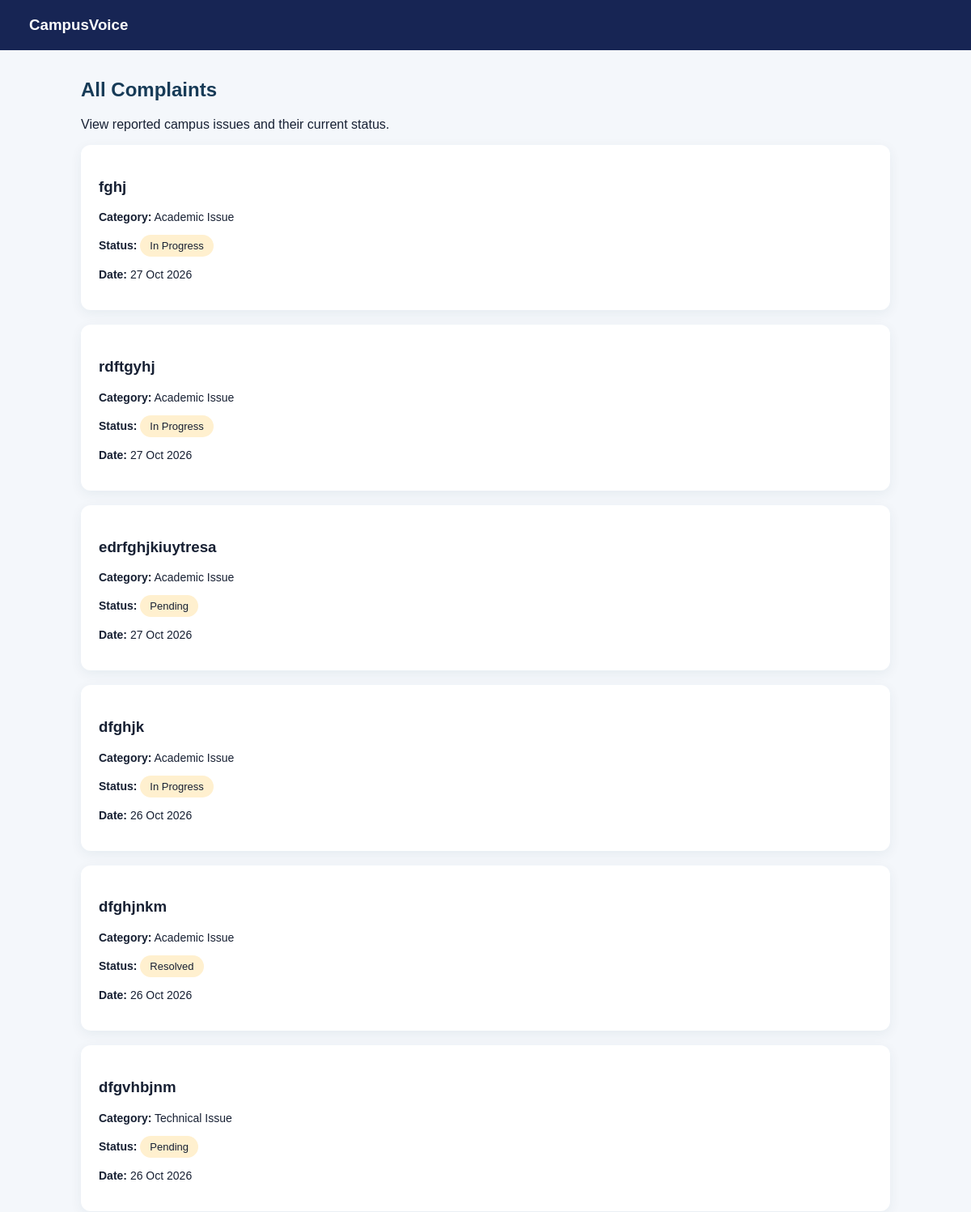
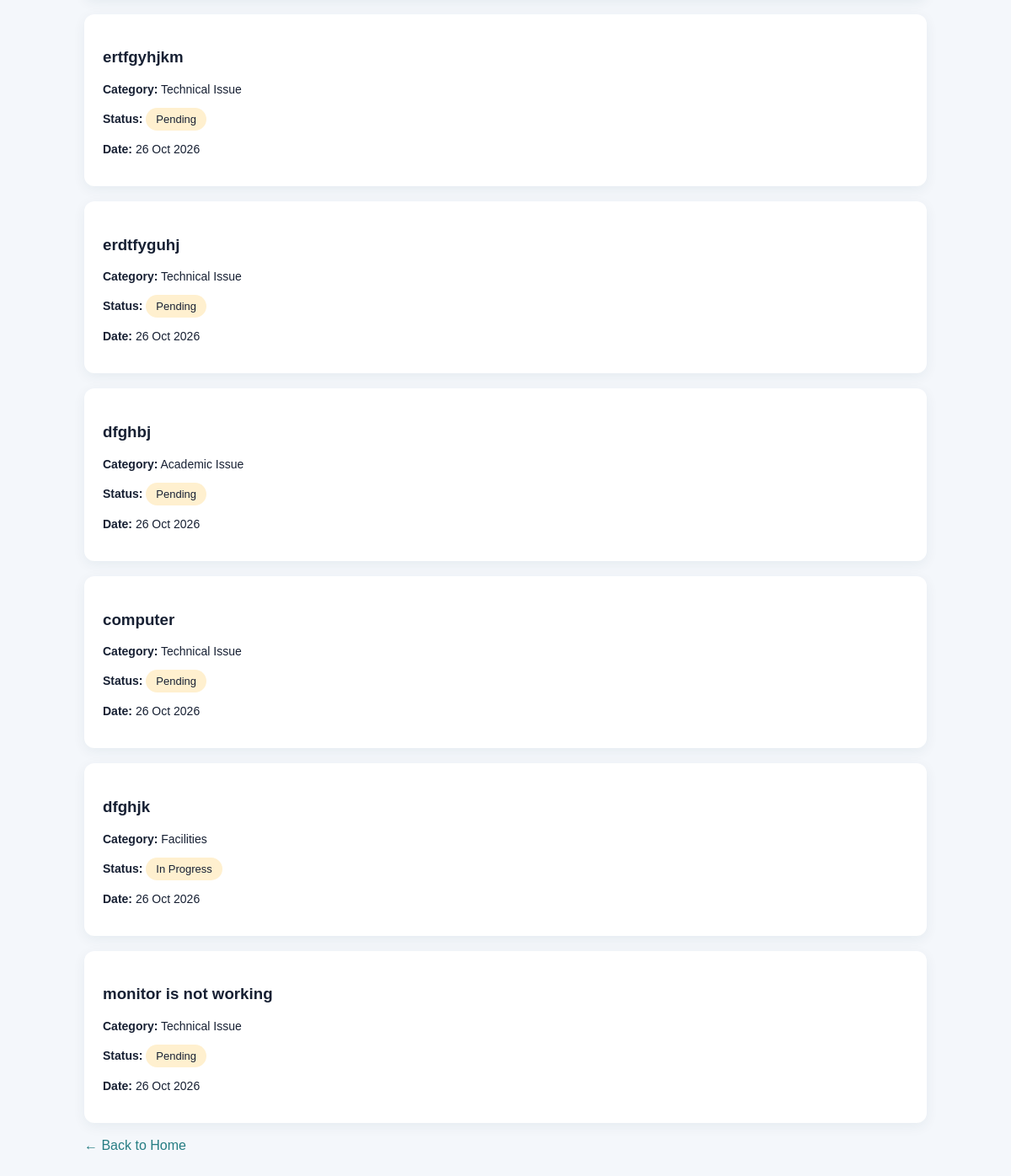
Page /all-complaints/ on the committed database (2 pictures, top to bottom).
### complaints/models.py (models this page shows, shortened)
class Complaint(models.Model):
    CATEGORY_CHOICES = [
        ('Technical', 'Technical Issue'),
        ('Academic', 'Academic Issue'),
        ('Facilities', 'Facilities'),
        ('Other', 'Other'),
    ]
    STATUS_CHOICES = [
        ('Pending', 'Pending'),
        ('In Progress', 'In Progress'),
        ('Resolved', 'Resolved'),
    ]
    user = models.ForeignKey(
        User,
        on_delete=models.CASCADE,
        null=True,
        blank=True,
        related_name='complaints'
    )
    name = models.CharField(max_length=100)
    title = models.CharField(max_length=200)
    category = models.CharField(
        max_length=20,
        choices=CATEGORY_CHOICES
    )
    description = models.TextField()
    status = models.CharField(
        max_length=20,
        choices=STATUS_CHOICES,
        default='Pending'
    )
    created_at = models.DateTimeField(auto_now_add=True)

### complaints/views.py (the view)
# urls.py: path('all-complaints/', views.all_complaints, name='all_complaints'),
def all_complaints(request):
    complaints = Complaint.objects.all().order_by('-created_at')
    return render(request, 'complaints/all_complaints.html', {
        'complaints': complaints
    })

### complaints/templates/complaints/all_complaints.html (shortened to what this page needs)
<!DOCTYPE html>
<html lang="en">
<head>
</head>
<body>
    <header>
        <h3 style="color:white; margin:0;">CampusVoice</h3>
    </header>
    <main class="container">
        <h2>All Complaints</h2>
        <p>View reported campus issues and their current status.</p>
        {% for complaint in complaints %}
        <article class="card">
            <h3>{{ complaint.title }}</h3>
            <p><strong>Category:</strong> {{ complaint.get_category_display }}</p>
            <p><strong>Status:</strong>
                <span class="status">{{ complaint.status }}</span>
            </p>
            <p><strong>Date:</strong> {{ complaint.created_at|date:"d M Y" }}</p>
        </article>
        {% empty %}
        <article class="card">
            <p>No complaints have been submitted yet.</p>
        </article>
        {% endfor %}
        <p><a href="/">← Back to Home</a></p>
    </main>
</body>
</html>

### complaints/templates/complaints/all_complaints.html (style rules this page uses)
body { margin: 0; font-family: Arial, sans-serif; background: #f4f7fb; color: #172033; }
header { background: #172554; color: white; padding: 20px 3%; }
.container { max-width: 1000px; margin: 35px auto; padding: 0 20px; }
.card { background: white; padding: 22px; margin-bottom: 18px; border-radius: 12px; box-shadow: 0 4px 15px #173b5710; }
.card p { font-size:14px; }
h1, h2 { color: #173b57; }
.status { display: inline-block; padding: 6px 12px; background: #fff0cf; border-radius: 20px; font-size: 13px; }
a { color: #267d83; text-decoration: none; }

### rows in the picture
Complaint: title "fghj", category "Academic Issue", status "In Progress", created_at "27 Oct 2026"
Complaint: title "rdftgyhj", category "Academic Issue", status "In Progress", created_at "27 Oct 2026"
Complaint: title "edrfghjkiuytresa", category "Academic Issue", status "Pending", created_at "27 Oct 2026"
Complaint: title "dfghjk", category "Academic Issue", status "In Progress", created_at "26 Oct 2026"
Complaint: title "dfghjnkm", category "Academic Issue", status "Resolved", created_at "26 Oct 2026"
Complaint: title "dfgvhbjnm", category "Technical Issue", status "Pending", created_at "26 Oct 2026"
Complaint: title "ertfgyhjkm", category "Technical Issue", status "Pending", created_at "26 Oct 2026"
Complaint: title "erdtfyguhj", category "Technical Issue", status "Pending", created_at "26 Oct 2026"
Complaint: title "dfghbj", category "Academic Issue", status "Pending", created_at "26 Oct 2026"
Complaint: title "computer", category "Technical Issue", status "Pending", created_at "26 Oct 2026"
Complaint: title "dfghjk", category "Facilities", status "In Progress", created_at "26 Oct 2026"
Complaint: title "monitor is not working", category "Technical Issue", status "Pending", created_at "26 Oct 2026"
